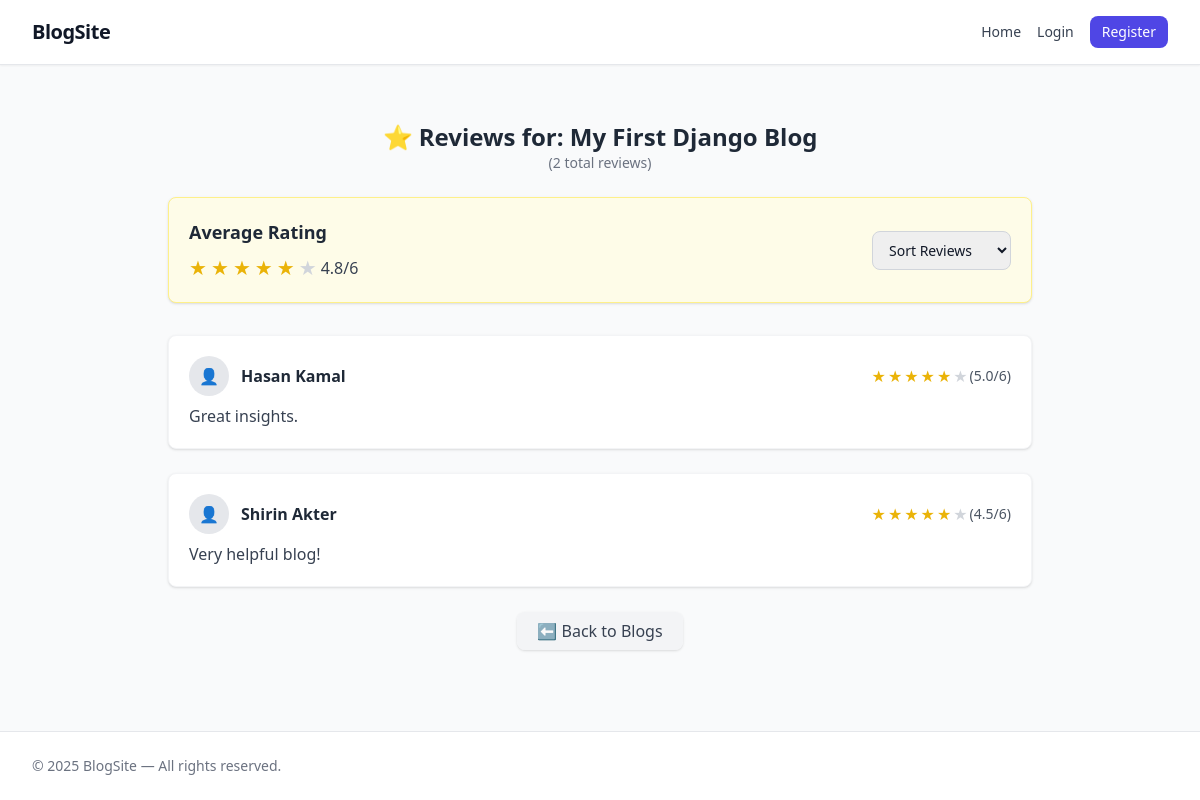
Page /my-first-django-blog/reviews/ on the committed database.
### blog/models.py (models this page shows, shortened)
class TimeStampedModel(models.Model):
    created_at = models.DateTimeField(auto_now_add=True)
    updated_at = models.DateTimeField(auto_now=True)
    class Meta:
        abstract = True #means for this class inside database table will be not created.. this class will be inherited by other classes.

class Blog(TimeStampedModel):
    title = models.CharField(max_length=200)
    slug = models.SlugField(blank=True, unique=True)
    body = models.TextField()
    author = models.ForeignKey(CustomUser, on_delete=models.CASCADE, related_name="blogs")
    categories = models.ManyToManyField(Category, related_name="blogs", blank=True)

class Review(TimeStampedModel):
    blog = models.ForeignKey(
        Blog, on_delete=models.CASCADE, related_name="reviews"
    )
    user = models.ForeignKey(CustomUser, on_delete=models.CASCADE, related_name="reviews")
    rating = models.FloatField()
    review = models.TextField(max_length=500, blank=True)
    is_approved = models.BooleanField(default=False)

### accounts/models.py (models this page shows, shortened)
class CustomUser(AbstractUser): #inherit AbstractUser #Creating CustomUser model #Note : Must be register in settings the changes
    role_choices = (
        ('admin', 'Admin'),
        ('author', 'Author'),
        ('reader', 'Reader')
    )
    role = models.CharField(max_length=10, choices=role_choices, default='author')
    email = models.EmailField(unique=True)
    is_verified = models.BooleanField(default=False)
    agreed_t_and_c = models.BooleanField(default=False)
    bio = models.TextField(blank=True)
    twitter = models.URLField(blank=True, null=True)
    linkedin = models.URLField(blank=True, null=True)
    facebook = models.URLField(blank=True, null=True)
    address_line_1 = models.CharField(blank=True, max_length=100) #can be null in database , blank is only for admin panel.
    address_line_2 = models.CharField(blank=True, max_length=100)
    city = models.CharField(blank=True, max_length=20)
    postcode = models.CharField(blank=True, max_length=20)
    country = models.CharField(blank=True, max_length=20)
    mobile = models.CharField(blank=True, max_length=15)
    profile_picture = models.ImageField(null=True, blank=True, upload_to="user_profile") #one folder will be created inside media/user_profile/abc.jpg
    USERNAME_FIELD = "email" #Now our username field is email , override parent behaivour
    REQUIRED_FIELDS = [] #USERNAME_FIELD is already a required field , so , no need to say again REQUIRED_FIELDS ['email'] that is making blank
    username = models.CharField(max_length=150,default="user") #username is still required field in AbstractUser so we are providing default value as email
    objects = CustomUserManager()
    @property
    def full_name(self):
        if self.first_name == "" and self.last_name == "":
            return f"{self.username}{self.id}"
        return f"{self.first_name}  {self.last_name}"

### blog/views.py (the view)
# urls.py: path('<slug:slug>/reviews/', views.blog_reviews, name='blog_reviews'),
def blog_reviews(request, slug):
    blog = get_object_or_404(Blog, slug=slug)
    sort = request.GET.get("sort", "newest")
    reviews = Review.objects.filter(blog=blog)
    if sort == "oldest":
        reviews = reviews.order_by("created_at")
    elif sort == "highest":
        reviews = reviews.order_by("-rating")
    elif sort == "lowest":
        reviews = reviews.order_by("rating")
    else:
        reviews = reviews.order_by("-created_at")
    avg_rating = reviews.aggregate(Avg("rating"))["rating__avg"]
    return render(request, "blog/blog_reviews.html", {
        "blog": blog,
        "reviews": reviews,
        "avg_rating": avg_rating,
    })

### blog/templates/blog/blog_reviews.html (shortened to what this page needs)
{% extends "base.html" %}
{% block content %}
<div class="max-w-4xl mx-auto px-4 py-8">
  <div class="mb-6 text-center">
    <h1 class="text-2xl font-bold text-gray-800">⭐ Reviews for: {{ blog.title }}</h1>
    <p class="text-gray-500 text-sm">({{ reviews.count }} total reviews)</p>
  </div>
  <div class="bg-yellow-50 border border-yellow-200 rounded-lg p-5 mb-8 shadow flex flex-col md:flex-row md:items-center md:justify-between">
    <div class="text-center md:text-left mb-4 md:mb-0">
      {% if avg_rating %}
        <h2 class="text-lg font-semibold text-gray-800">Average Rating</h2>
        <div class="flex justify-center md:justify-start items-center mt-2 space-x-1">
          {% for i in "123456" %}
            {% if avg_rating|floatformat:0 >= i %}
              <span class="text-yellow-500 text-xl">★</span>
            {% else %}
              <span class="text-gray-300 text-xl">★</span>
            {% endif %}
          {% endfor %}
          <span class="ml-2 text-gray-700 font-medium">{{ avg_rating|floatformat:1 }}/6</span>
        </div>
      {% else %}
        <p class="text-gray-500">No ratings yet</p>
      {% endif %}
    </div>
    <form method="get" class="flex justify-center">
      <select name="sort" onchange="this.form.submit()"
              class="rounded-lg border border-gray-300 px-3 py-2 text-sm focus:ring-2 focus:ring-yellow-500 focus:border-yellow-500">
        <option value="">Sort Reviews</option>
      </select>
    </form>
  </div>
  <div class="space-y-6">
    {% for review in reviews %}
      <div class="bg-white shadow rounded-lg p-5 border border-gray-100">
        <div class="flex items-center justify-between mb-2">
          <div class="flex items-center space-x-3">
            {% if review.user.profile_image %}
              <img src="{{ review.user.profile_image.url }}"
                   class="w-10 h-10 rounded-full object-cover" alt="{{ review.user.username }}">
            {% else %}
              <div class="w-10 h-10 rounded-full bg-gray-200 flex items-center justify-center text-gray-500">
                👤
              </div>
            {% endif %}
            <div>
            <p class="font-semibold text-gray-800">
              <a href="{% url 'profile' review.user.id %}" class="hover:text-indigo-600">
                {{ review.user.full_name }}
              </a>
            </p>
          </div>
          </div>
          <div class="flex items-center space-x-0.5">
            {% for i in "123456" %}
              {% if review.rating|floatformat:0 >= i %}
                <span class="text-yellow-500">★</span>
              {% else %}
                <span class="text-gray-300">★</span>
              {% endif %}
            {% endfor %}
            <span class="ml-1 text-sm text-gray-600">({{ review.rating }}/6)</span>
          </div>
        </div>
        {% if review.review %}
          <p class="text-gray-700 mt-2">{{ review.review }}</p>
        {% else %}
          <p class="text-gray-400 italic mt-2">No written review.</p>
        {% endif %}
      </div>
    {% empty %}
      <div class="text-center py-10">
        <p class="text-gray-500">No reviews yet. Be the first to leave one ⭐</p>
      </div>
    {% endfor %}
  </div>
  <div class="mt-8 text-center">
    <a href="{% url 'home' %}"
       class="px-5 py-2 rounded-lg bg-gray-100 hover:bg-gray-200 text-gray-700 shadow">
      ⬅ Back to Blogs
    </a>
  </div>
</div>
{% endblock %}

### rows in the picture
Blog: title "My First Django Blog"
Review: user.full_name "Hasan Kamal", rating "5.0", review "Great insights."
Review: user.full_name "Shirin Akter", rating "4.5", review "Very helpful blog!"

### other values in the picture
{{ reviews.count }} "2"
{{ avg_rating|floatformat:1 }} "4.8"
{{ year|default:"2025" }} "2025"
